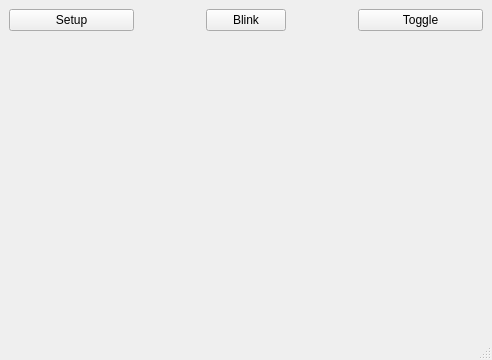
<?xml version="1.0" encoding="UTF-8"?>
<ui version="4.0">
 <class>MainWindow</class>
 <widget class="QMainWindow" name="MainWindow">
  <property name="geometry">
   <rect>
    <x>0</x>
    <y>0</y>
    <width>492</width>
    <height>360</height>
   </rect>
  </property>
  <property name="windowTitle">
   <string>QLed Demo</string>
  </property>
  <widget class="QWidget" name="centralwidget">
   <layout class="QGridLayout" name="gridLayout">
    <item row="3" column="5">
     <widget class="QLed" name="widget_20" native="true"/>
    </item>
    <item row="4" column="3">
     <widget class="QLed" name="widget_25" native="true"/>
    </item>
    <item row="3" column="4">
     <widget class="QLed" name="widget_19" native="true"/>
    </item>
    <item row="0" column="0" colspan="2">
     <widget class="QPushButton" name="pushButton_setup">
      <property name="text">
       <string>Setup</string>
      </property>
     </widget>
    </item>
    <item row="4" column="4">
     <widget class="QLed" name="widget_26" native="true"/>
    </item>
    <item row="2" column="2">
     <widget class="QLed" name="widget_10" native="true"/>
    </item>
    <item row="4" column="6">
     <widget class="QLed" name="widget_28" native="true"/>
    </item>
    <item row="2" column="1">
     <widget class="QLed" name="widget_9" native="true"/>
    </item>
    <item row="2" column="5">
     <widget class="QLed" name="widget_13" native="true"/>
    </item>
    <item row="3" column="0">
     <widget class="QLed" name="widget_15" native="true"/>
    </item>
    <item row="3" column="6">
     <widget class="QLed" name="widget_21" native="true"/>
    </item>
    <item row="4" column="2">
     <widget class="QLed" name="widget_24" native="true"/>
    </item>
    <item row="1" column="0">
     <widget class="QLed" name="widget_1" native="true"/>
    </item>
    <item row="1" column="4">
     <widget class="QLed" name="widget_5" native="true"/>
    </item>
    <item row="3" column="2">
     <widget class="QLed" name="widget_17" native="true"/>
    </item>
    <item row="4" column="1">
     <widget class="QLed" name="widget_23" native="true"/>
    </item>
    <item row="2" column="4">
     <widget class="QLed" name="widget_12" native="true"/>
    </item>
    <item row="3" column="1">
     <widget class="QLed" name="widget_16" native="true"/>
    </item>
    <item row="2" column="0">
     <widget class="QLed" name="widget_8" native="true"/>
    </item>
    <item row="1" column="1">
     <widget class="QLed" name="widget_2" native="true"/>
    </item>
    <item row="3" column="3">
     <widget class="QLed" name="widget_18" native="true"/>
    </item>
    <item row="1" column="3">
     <widget class="QLed" name="widget_4" native="true"/>
    </item>
    <item row="4" column="5">
     <widget class="QLed" name="widget_27" native="true"/>
    </item>
    <item row="0" column="5" colspan="2">
     <widget class="QPushButton" name="pushButton_toggle">
      <property name="text">
       <string>Toggle</string>
      </property>
     </widget>
    </item>
    <item row="1" column="6">
     <widget class="QLed" name="widget_7" native="true"/>
    </item>
    <item row="2" column="3">
     <widget class="QLed" name="widget_11" native="true"/>
    </item>
    <item row="2" column="6">
     <widget class="QLed" name="widget_14" native="true"/>
    </item>
    <item row="1" column="2">
     <widget class="QLed" name="widget_3" native="true"/>
    </item>
    <item row="1" column="5">
     <widget class="QLed" name="widget_6" native="true"/>
    </item>
    <item row="4" column="0">
     <widget class="QLed" name="widget_22" native="true"/>
    </item>
    <item row="0" column="3">
     <widget class="QPushButton" name="pushButton_blink">
      <property name="text">
       <string>Blink</string>
      </property>
     </widget>
    </item>
   </layout>
  </widget>
  <widget class="QMenuBar" name="menuba29r">
   <property name="geometry">
    <rect>
     <x>0</x>
     <y>0</y>
     <width>492</width>
     <height>21</height>
    </rect>
   </property>
  </widget>
  <widget class="QStatusBar" name="stat32usbar"/>
 </widget>
 <customwidgets>
  <customwidget>
   <class>QLed</class>
   <extends>QWidget</extends>
   <header>qled.h</header>
   <container>1</container>
  </customwidget>
 </customwidgets>
 <resources/>
 <connections/>
</ui>
